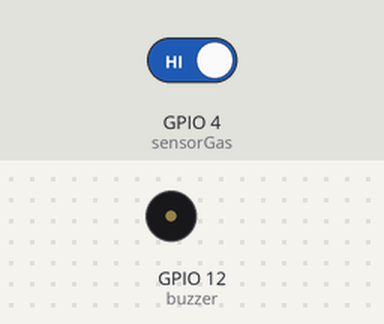
This sketch was run on a simulated ESP8266 (NodeMCU). On the bench: buzzer (waves = sounding, pin HIGH). The test bench sets the inputs (shaded band); at power-on: GPIO 4 (sensorGas) HIGH. WiFi joins after 1.5 s; servers stay silent unless stated; random numbers use the default seed unless the sketch sets one; no MQTT or app messages arrive unless stated; what the sketch prints to the serial monitor is not drawn.

Above: at 3.7 s.
3.8 s: GPIO 4 (sensorGas) driven LOW
At 4.2 s:
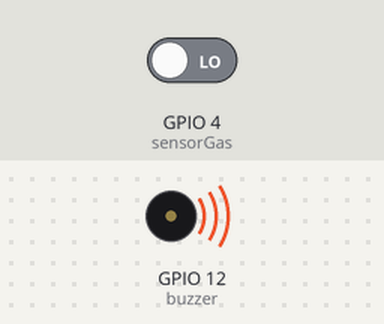
12.8 s: GPIO 4 (sensorGas) driven HIGH
Timing chart, 0 to 15.8 s (numbered marks = the images above; inputs shaded):
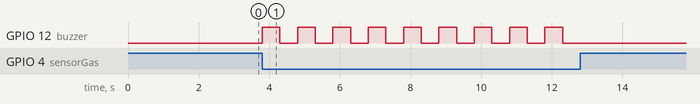

The sketch:

Detector-Gas-e-Temperatura.ino
```cpp
/************************************************************************************
* Projeto: Sensor de Gás                                                            *
* Matéria: Objetos Inteligentes Conectados                                          *
* Professor: Wallace Rodrigues de Santana                                           *
*                                                                                   *
* Autores: Luiz Moura Tavares (Tia: 20200262)                                       *
*          Laís Arianne Monteiro Liberato (Tia: 20519141)                           *
*                                                                                   *
* Descrição: Programa de monitoramento e controle residencial através de aplicativo *
* utilizando o protocolo MQTT Broker com o módulo NodeMCU ESP8266                   *
*************************************************************************************/

#include <ESP8266WiFi.h>
#include <PubSubClient.h>
#define MSG_BUFFER_SIZE (50)
#define buzzer 12
#define sensorGas 4

char msg[MSG_BUFFER_SIZE];

//const char* ssid = "dlink-0D6C";
const char* ssid = "Net-Virtua-6156";
const char* password = "2612140925";

//const char* mqtt_server = "broker.mqtt-dashboard.com";
//const char* mqtt_server = "mqtt.eclipseprojects.io";
const char* mqtt_server = "20.226.77.22";

WiFiClient espClient;
PubSubClient client(espClient);
unsigned long lastMsg = 0;
int value = 0;

bool sensor_gas;

void setup() {

  pinMode(buzzer, OUTPUT);

  Serial.begin(9600);

  setup_wifi();
  client.setServer(mqtt_server, 1883);
  client.setCallback(callback);
}

void setup_wifi() {

  delay(1000);
  Serial.println("");
  Serial.print("Conectando com ");
  Serial.println(ssid);

  WiFi.begin(ssid, password);

  while (WiFi.status() != WL_CONNECTED) {
    delay(500);
    Serial.print(".");
  }
  Serial.println("WiFi conectado");
  Serial.print("IP: ");
  Serial.println(WiFi.localIP());
}

void callback(char* topic, byte* payload, unsigned int length) {
  Serial.print("Mensagem recebida [");
  Serial.print(topic);
  Serial.print("] ");
  for (int i = 0; i < length; i++) {
    Serial.print((char)payload[i]);
  }
}

void reconnect() {
  while (!client.connected()) {
    Serial.print("Aguardando conexão MQTT...");
    String clientId = "ESP8266Client";
    clientId += String(random(0xffff), HEX);
    if (client.connect(clientId.c_str())) {
      Serial.println("conectado");
      client.subscribe("Sensor_Gas/publisher");
    } else {
      Serial.print("falhou, rc=");
      Serial.print(client.state());
      Serial.println("tentando conexão MQTT novamente em 5s");
      delay(5000);
    }
  }
}

void loop() {

  sensor_gas = digitalRead(sensorGas);

  if (sensor_gas == LOW) {
    Serial.print(F("Gas: "));
    Serial.println(sensor_gas);
    snprintf (msg, MSG_BUFFER_SIZE, "Gás Detectado");

    digitalWrite(buzzer, HIGH);
    delay(500);
    digitalWrite(buzzer, LOW);
    delay(500);
    Serial.println("Cuidado !!! Gás Detectado");

    client.publish("Sensor_Gas/gas", msg);
  }

  if (!client.connected()) {
    reconnect();
  }
  client.loop();
}

/************************ FIM DO PROGRAMA***************************/
```

Measured:
- after the input at 3.8 s, GPIO 12 (buzzer): alternates HIGH for 0.50 s and LOW for 0.50 s, starting at once
- after the input at 12.8 s, every drawn part: stays the same
